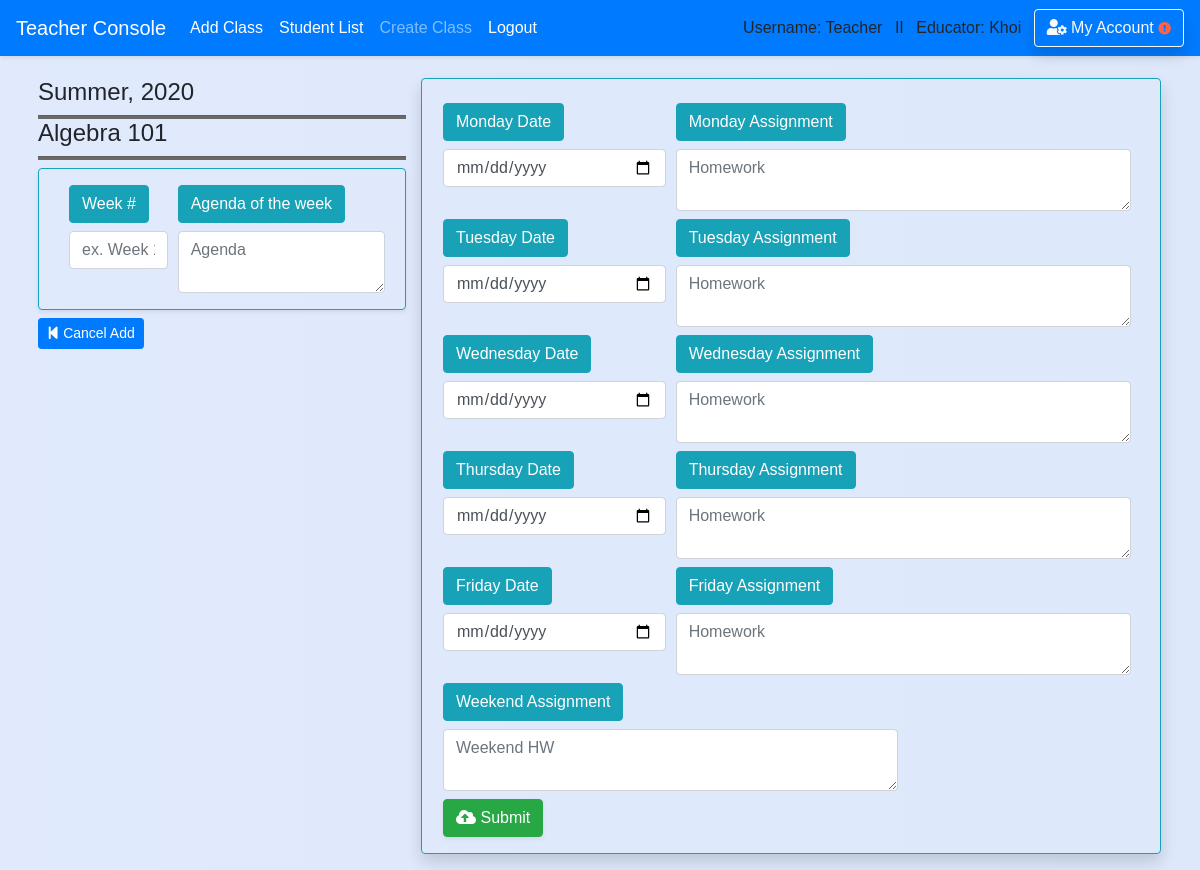
The app's page /teacher/lesson_plan/add/1/ (signed in) with its own data.
### school_app/models.py (models this page shows)
class Course(models.Model):
    course_number = models.CharField(max_length=20,default='12345678')
    abbreviated_title = models.CharField(max_length=150,default='')
    course_title = models.CharField(max_length=250,default='') #,unique=True)
    maximum_credit = models.CharField(max_length=10,default='')
    semester = models.CharField(max_length=50,default='')
    year = models.CharField(max_length=4,default='')
    teacher_name = models.CharField(max_length=50,default='')
    description = models.CharField(max_length=450,default='')
    is_archive = models.BooleanField(default=False)
    department = models.ForeignKey('Department',blank=True, null=True, on_delete = models.SET_NULL, related_name='belong_in_department')
    teacher = models.ForeignKey('Teacher',blank=True, null=True, on_delete = models.SET_NULL, related_name='course_by_teacher')
    create_date = models.DateField(auto_now_add=True , blank=True,null=True,)

### school_app/views_logged.py (the view, shortened to what this page needs)
# urls.py: path('teacher/lesson_plan/add/',views_logged.add_lesson_plan, name='save_lesson_plan'),#save newly created lesson_plan
def add_lesson_plan(request,course_id=None):
    if is_login(request) == False:
        return redirect('/login')
    if is_login(request) == True:
        if request.user.profile.is_teacher == False:
            messages.warning(request, "You don't have Instructor's Privilege!")
            return redirect('/')
        course = Course.objects.filter(id=course_id).first()
        return render(request,'teacher/lesson_plan/add_lesson_plan.html',
        {'course':course})

### school_app/views_functions.py (called while the page is built)
def is_login(request):
    if not request.user.is_authenticated:
        messages.warning(request, "Please Login or Create an Account.")
        return False
    return True

### school_app/templates/teacher/lesson_plan/add_lesson_plan.html (shortened to what this page needs)
{% extends 'base.html' %}
{% block content %}
<div class="container-fuild" style='padding-top:25px; padding-left:30px;padding-right:40px'>
  <div class="form-row" style=''>
        <div class="col-md-4">
          <div class="col-md-4 pr-4" style='height:auto ;overflow: hidden;position:fixed;padding-left:0px;'>
          <div class='mt-2 ml-2'>
            <h4>{{ course.semester }}, {{ course.year }}</h4>
            <hr class='hr-line'/>
            <h4>{{course.course_title}}</h4>
            <hr class='hr-line'/>
          </div>
          <div class='form border border-info rounded  shadow-sm mt-2 ml-2'>
<form action="/teacher/lesson_plan/add/" method="post" id='lesson_plan'> {% csrf_token %}      <div class="form-row mb-3" style=''>
          <div class="col-md-4 mt-3">
            <label class="btn btn-info " for='' >Week #</label>
            <input type="text" name='week_number' maxlength="2" placeholder='ex. Week 1' data-toggle="popover" title="" data-content="Digit only" data-placement="bottom" class="form-control"required>
          </div>
          <div class="col-md-8 mt-3">
            <label class="btn btn-info " for='' >Agenda of the week</label>
            <textarea class="form-control " name='agenda' id="" rows="2" cols='30' placeholder="Agenda"required></textarea>
          </div>
        </div>
      </div>
      <a class="btn btn-sm btn-primary mt-2 ml-2" href='{% url "teacher" %}'><i class="fas fa-step-backward"></i> Cancel Add</a>
        </div>
        </div>
<div class='col-md-8 mt-2 pl-3 pr-1'>
  <div class='form border border-info rounded pb-3 mb-3 shadow'>
      <div class="form-row mt-3 ml-3 mr-4" style=''>
          <div class="col-md-4 mt-2">
            <label class="btn btn-info " for='' >Monday Date</label>
            <input type="date" name='monday_date' class="form-control "required>
          </div>
          <div class="col-md-8 mt-2">
            <label class="btn btn-info" for='' >Monday Assignment</label>
            <textarea class="form-control" name='monday_assignment' id="" rows="2" cols='30' placeholder="Homework"required></textarea>
          </div>
          <div class="col-md-4 mt-2">
            <label class="btn btn-info" for='' >Tuesday Date</label>
            <input type="date" name='tuesday_date' class="form-control"required>
          </div>
          <div class="col-md-8 mt-2">
            <label class="btn btn-info" for='' >Tuesday Assignment</label>
            <textarea class="form-control" name='tuesday_assignment' id="" rows="2" cols='30' placeholder="Homework"required></textarea>
          </div>
          <div class="col-md-4 mt-2">
            <label class="btn btn-info" for='' >Wednesday Date</label>
            <input type="date" name='wednesday_date' class="form-control"required>
          </div>
          <div class="col-md-8 mt-2">
            <label class="btn btn-info" for='' >Wednesday Assignment</label>
            <textarea class="form-control" name='wednesday_assignment' id="" rows="2" cols='30' placeholder="Homework"required></textarea>
          </div>
          <div class="col-md-4 mt-2">
            <label class="btn btn-info" for='' >Thursday Date</label>
            <input type="date" name='thursday_date' class="form-control"required>
          </div>
          <div class="col-md-8 mt-2">
            <label class="btn btn-info" for='' >Thursday Assignment</label>
            <textarea class="form-control" name='thursday_assignment' id="" rows="2" cols='30' placeholder="Homework"required></textarea>
          </div>
          <div class="col-md-4 mt-2">
            <label class="btn btn-info" for='' >Friday Date</label>
            <input type="date" name='friday_date' class="form-control"required>
          </div>
          <div class="col-md-8 mt-2">
            <label class="btn btn-info" for='' >Friday Assignment</label>
            <textarea class="form-control" name='friday_assignment' id="" rows="2" cols='30' placeholder="Homework"required></textarea>
          </div>
          <div class="col-md-8 mt-2">
            <label class="btn btn-info" for='' >Weekend Assignment</label>
            <textarea class="form-control" name='weekend_assignment' id="" rows="2" cols='30' placeholder="Weekend HW"required></textarea>
          </div>
          <div class='col-md-12 mt-2'>
            <button class="btn btn-md btn-success text-center shadow-sm "><i class="fas fa-cloud-upload-alt"></i> Submit </button>
          </div></div>
    </div>
 </div>
 <br><br>
</div>
{% endblock %}

### school_app/templates/base.html (shortened to what this page needs)
<!doctype html>
<html>
    <head>
{% load static %}
        <link rel="stylesheet" type="text/css" href="{% static 'school_app/style.css' %}" />
        <link rel="stylesheet" href="https://stackpath.bootstrapcdn.com/bootstrap/4.1.0/css/bootstrap.min.css">
        <link rel="stylesheet" href="https://use.fontawesome.com/releases/v5.0.13/css/all.css">
    </head>
{% if request.user.profile.is_teacher %}
  <body class='body-teacher'>
{% else %}
  <body>
{% endif %}<header>
<nav class="navbar navbar-expand-lg navbar-dark bg-primary shadow-sm fixed-top">
    <a class="navbar-brand" href="/teacher">Teacher Console</a>
    <div class="navbar-collapse collapse show" id="navbarColor02" style="">
      <ul class="navbar-nav mr-auto">
        <li class="nav-item active">
          <a class="nav-link" href="/teacher/add_class">Add Class<span class="sr-only">(current)</span></a>
        </li>
        <li class="nav-item active">
          <a class="nav-link" href="/teacher/student_list">Student List<span class="sr-only">(current)</span></a>
        </li>
        <li class="nav-item">
          <a class="nav-link" href="/teacher/add_class">Create Class</a>
        </li>
        <li class="nav-item active">
          <a class="nav-link" href="{% url 'logout' %}">Logout</a>
        </li>
      </ul>
      {% if request.user.username %}
          Username: {{ request.user.username }} &ensp;II&ensp;
      {% endif %}
      {% if request.user.profile.is_teacher %}
          Educator: {{request.user.first_name}} &ensp;
      {% endif %}
      <a href='/account_management/' class='btn btn-outline-light shadow'>
         <i class="fas fa-user-cog"></i> My Account
      {% if user.profile.home_address == '' or user.profile.phone_number == '' or user.profile.emergency_contact == '' or user.email == '' or user.profile.birth_date == '' %}
        <i class="fas fa-exclamation-circle small" style='color:tomato'></i>
      {% endif %}
      </a>
    </div>
  </nav>
    </header>
    <div class='' style='padding-top:45px'>
    {% block content %}
    {% endblock %}
    </div>
</body>
</html>

### school_app/static/school_app/style.css (style rules this page uses)
.body-teacher { font-family:sans-serif; background: linear-gradient(to right, #e0eafc, #cfdef3); background-size: 600% 100%; }
.hr-line { height: 1px; background-color: dimgrey; padding: 1px; margin: 0px; }

### school_app/templates/base.html (style rules this page uses)
form,h1,ul { padding-left: 30px; padding-right:20px; }
textarea, input { background-color: rgb(243, 245, 247) }

### records on screen
Course: semester "Summer", year "2020", course_title "Algebra 101"

### other values on screen
{{ request.user.username }} "Teacher"
{{ request.user.first_name }} "Khoi"
